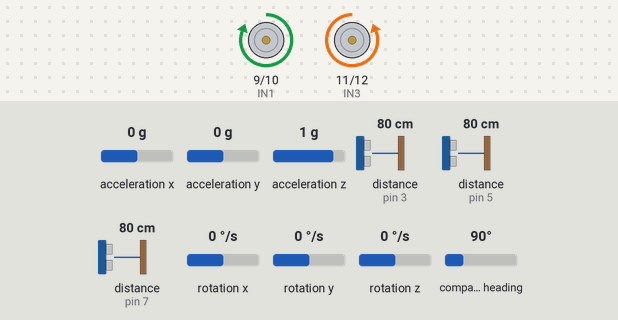
This sketch was run on a simulated Arduino Uno, built with avr-gcc and run on an emulated ATmega328P. Shown: motor-driver pin pairs drawn as motors (green arrow = first pin HIGH = forward, orange = second pin HIGH = backward, longer = more drive, scaled by the enable pin). Inputs (shaded band) come from the test bench; at power-on: distance to the obstacle (sensors on pin 3, pin 5, pin 7) 80 cm, compass heading 90°, acceleration x 0 g, acceleration y 0 g, acceleration z 1 g, rotation x 0 °/s, rotation y 0 °/s, rotation z 0 °/s. The echo pulse lasts 58.3 µs per cm.

Above: at 1.2 s.
1.3 s: distance to the obstacle (sensor on pin 3) set to 32 cm
2.8 s: distance to the obstacle (sensor on pin 3) set to 28 cm
At 4.0 s:
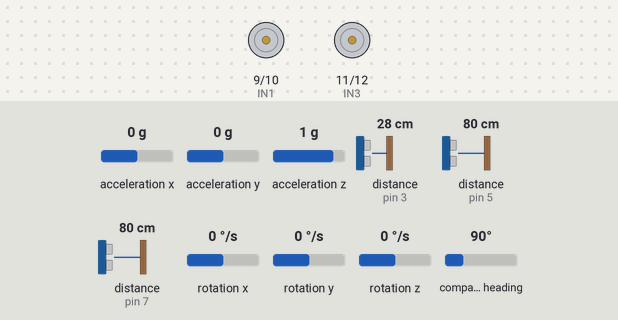
4.3 s: distance to the obstacle (sensor on pin 3) set to 35 cm
At 5.9 s:
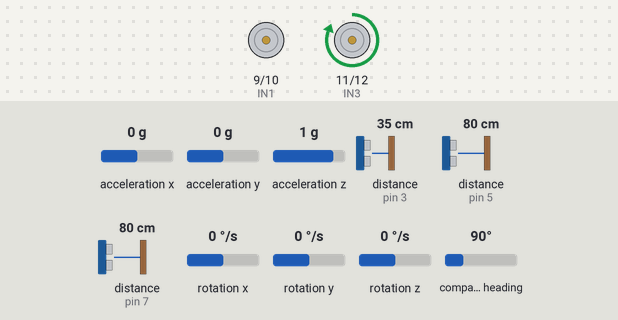
6.4 s: compass heading set to 40°
7.9 s: compass heading set to 32°
9.4 s: compass heading set to 269°
At 10.7 s:
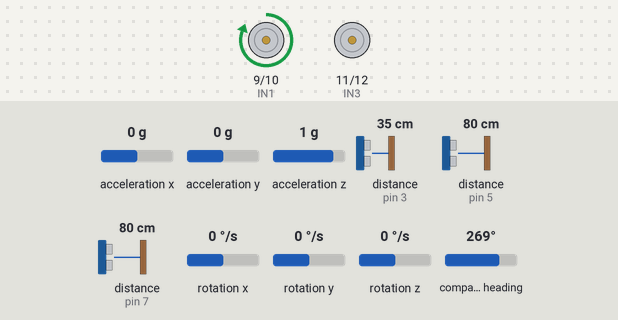
Timing chart, 0 to 11.9 s (numbered marks = the images above; inputs shaded):
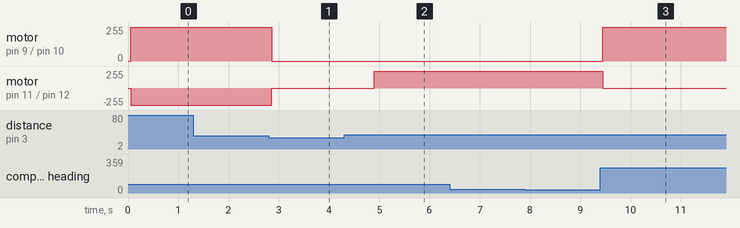

Measured:
- the behaviour switches between 30 and 29 cm on distance to the obstacle (sensor on pin 3) (found by bisection; images 0 and 1)
- after the input at 1.3 s, every drawn part: stays the same
- after the input at 2.8 s, motor on pin 9 (IN1) / pin 10 (IN2): forward 255/255 → stopped after 0.06 s; motor on pin 11 (IN3) / pin 12 (IN4): backward 255/255 → stopped after 0.06 s
- after the input at 4.3 s, motor on pin 11 (IN3) / pin 12 (IN4): stopped → forward 255/255 after 0.60 s
- after the input at 6.4 s, every drawn part: stays the same
- after the input at 9.4 s, motor on pin 9 (IN1) / pin 10 (IN2): stopped → forward 255/255 at once; motor on pin 11 (IN3) / pin 12 (IN4): forward 255/255 → stopped at once

The sketch:

maze_imu3.ino
```cpp
//pid/////

double Kp=2, Ki=0.0, Kd= 1;


///driving///
float t_angle[4] ={0,90,180,270};


/////imnu
#include <Wire.h>
#include <LSM303.h>

#define THRESHOLD_ANGLE1 10
#define THRESHOLD_ANGLE2 8

LSM303 compass;

float heading_angle      = 0.0;
float init_heading_angle = 17.0;   // 초기 방향
float target_heading_angle = 90;
float heading_angle_error = 0.0;  // error 값


//////////////////////////sonar//////////////////////////
#include <NewPing.h>

#define SONAR_NUM 3      // Number of sensors.
#define MAX_DISTANCE 300 // Maximum distance (in cm) to ping.
#define WALL_GAP_DISTANCE      400 //mm 단위
#define WALL_GAP_DISTANCE_HALF 240 //mm 단위
#define MOTOR_PWM_OFFSET 10
#define MOTOR_SPEED 150
#define Front 0
#define Left  1
#define Right 2

#define TRIG1 2
#define ECHO1 3

#define TRIG2 4
#define ECHO2 5

#define TRIG3 6
#define ECHO3 7
NewPing sonar[SONAR_NUM] = {   // Sensor object array.
  NewPing(TRIG1, ECHO1, MAX_DISTANCE), // Each sensor's trigger pin, echo pin, and max distance to ping.
  NewPing(TRIG2, ECHO2, MAX_DISTANCE),
  NewPing(TRIG3, ECHO3, MAX_DISTANCE)


};

float front_sonar1  = 0.0;
float left_sonar1   = 0.0;
float right_sonar1  = 0.0;

float front_sonar2  = 0.0;
float left_sonar2   = 0.0;
float right_sonar2  = 0.0;

float front_sonar3  = 0.0;
float left_sonar3   = 0.0;
float right_sonar3  = 0.0;

float front_sonar  = 0.0;
float left_sonar   = 0.0;
float right_sonar  = 0.0;


/////////////////// L298 ////////////////////
#define ENA 8
#define IN1 9
#define IN2 10
#define IN3 11
#define IN4 12
#define ENB 13

/////////////// Maze Status /////////////////////
int maze_status = 0;

void setup()
{
  // put your setup code here, to run once:

  pinMode (ENA, OUTPUT);
  pinMode (IN1, OUTPUT);
  pinMode (IN2, OUTPUT);

  pinMode (IN3, OUTPUT);
  pinMode (IN4, OUTPUT);
  pinMode (ENB, OUTPUT);


  Serial.begin(115200); // 통신속도를 115200으로 정의함

  Wire.begin();  // IMU initiallize
  compass.init();
  compass.enableDefault();

  /*
    Calibration values; the default values of +/-32767 for each axis
    lead to an assumed magnetometer bias of 0. Use the Calibrate example
    program to determine appropriate values for your particular unit.
  */
  compass.m_min = (LSM303::vector<int16_t>) {-32767, -32767, -32767};
  compass.m_max = (LSM303::vector<int16_t>) {+32767, +32767, +32767};


}

  void motor_R_control(int motor_speed_R) // 모터 A의 속도(speed)제어
  {
    if (motor_speed_R >= 0)
    {
      digitalWrite(IN1, HIGH);         //모터의 방향 제어
      digitalWrite(IN2, LOW);
      if(motor_speed_R>=255) motor_speed_R = 255;
      analogWrite(ENA, motor_speed_R); //모터의 속도 제어
    }
    else
    {
      digitalWrite(IN1, LOW);
      digitalWrite(IN2, HIGH);
      if(motor_speed_R<=-255) motor_speed_R = -255;
      analogWrite(ENA, -motor_speed_R);
    }
  }


  void motor_L_control(int motor_speed_L) // 모터 A의 속도(speed)제어
  {
    if (motor_speed_L >= 0)
    {
      digitalWrite(IN3, HIGH);         //모터의 방향 제어
      digitalWrite(IN4, LOW);
      if(motor_speed_L>=255) motor_speed_L = 255;
      analogWrite(ENB, motor_speed_L); //모터의 속도 제어
    }
    else
    {
      digitalWrite(IN3, LOW);
      digitalWrite(IN4, HIGH);
      if(motor_speed_L<=-255) motor_speed_L = -255;
      analogWrite(ENB, -motor_speed_L);
    }
  }


  void check_maze_status(void)
  {
    if ( (left_sonar >= 0) && (left_sonar <= WALL_GAP_DISTANCE_HALF  ) && (right_sonar >= 0) && (right_sonar <= WALL_GAP_DISTANCE_HALF  ) && (front_sonar >= 0) && (front_sonar <= WALL_GAP_DISTANCE_HALF  ))

    {
      maze_status = 4;
      Serial.println("maze_status = 4");
    }
    else if ( (left_sonar >= 0) && (left_sonar <= WALL_GAP_DISTANCE_HALF  ) && (right_sonar >= 0) && (right_sonar <= WALL_GAP_DISTANCE_HALF  ) && (front_sonar >= WALL_GAP_DISTANCE_HALF  ) )
    {
      maze_status = 1;
      Serial.println("maze_status = 1");
    }
    else if ( (left_sonar >= 0) && (left_sonar <= WALL_GAP_DISTANCE_HALF  ) && (front_sonar >= 0) && (front_sonar <= WALL_GAP_DISTANCE_HALF  ) )
    {
      maze_status = 2;
      Serial.println("maze_status = 2");
    }
    else if ( (right_sonar >= 0) && (right_sonar <= WALL_GAP_DISTANCE_HALF  ) && (front_sonar >= 0) && (front_sonar <= WALL_GAP_DISTANCE_HALF  ) )
    {
      maze_status = 3;
      Serial.println("maze_status = 3");
    }
    else
    {
      maze_status = 0;
      Serial.println("maze_status = 0");
    }
  }

  //먼저 left_pwm =0;  right_pwm =100; 으로 해서 왼쪽 오른쪽 방향 찾기
  void wall_collision_avoid(int base_speed)
  {
    float error = 0.0;
    float Kp = 0.26;       //나중에 조정해야 할 것
    int pwm_conrol = 0; // pwm을 0으로 초기화
    int right_pwm = 0;  // 모터속도 0으로 초기화
    int left_pwm = 0;   // 모터속도 0으로 초기화

    error = (right_sonar - left_sonar);
    error = Kp * error;

    if (error >=  40) error =  40;
    if (error <= -40) error = -40;

    right_pwm = base_speed - error;
    left_pwm  = base_speed + error * 1.5 ;

    if (right_pwm <= 0) right_pwm = 0;
    if (left_pwm  <= 0) left_pwm  = 0;

    if (right_pwm >= 255) right_pwm = 255;
    if (left_pwm  >= 255) left_pwm  = 255;
/*
    motor_A_control(HIGH, right_pwm); // 오른쪽 전진
    motor_B_control(HIGH, left_pwm); // 왼쪽 전진
*/
  }

  void imu_rotation(void){

    bool flag =1; //booltyqe은 0,1
    while(flag){

      if(heading_angle_error > THRESHOLD_ANGLE1) // 반시계방향으로 회전
      {
          motor_L_control(-120);
          motor_R_control(150);
      }
      else if((heading_angle_error >=THRESHOLD_ANGLE2) && (heading_angle_error <=THRESHOLD_ANGLE1)) // 정지
      {
        motor_L_control(-110);
        motor_R_control(130);
      }
      else if((heading_angle_error >-THRESHOLD_ANGLE2) && (heading_angle_error <THRESHOLD_ANGLE2)) // 정지
      {
        motor_L_control(0);
        motor_R_control(0);
        flag = 0;
      }
      else if((heading_angle_error >=-THRESHOLD_ANGLE1) && (heading_angle_error <=-THRESHOLD_ANGLE2)) // 정지
      {
        motor_L_control(110);
        motor_R_control(-130);
      }
      else // heading_angle_error <-THRESHOLD_ANGLE // 시계방향으로 회전
      {
        motor_L_control(130);
        motor_R_control(-130);
      }
       Serial.print("Heading Angle Error : ");
   Serial.print(heading_angle_error); //heading_angle error 표시
   Serial.print(" = ");
   Serial.print(target_heading_angle);
   Serial.print(" - ");
   Serial.println(heading_angle); //heading_angle 표시

    }


  }

  void read_sonar_sensor(void){
    float front_sonar1 = sonar[Front].ping_cm() * 10;
    float left_sonar1  = sonar[Left].ping_cm() * 10;
    float right_sonar1 = sonar[Right].ping_cm() * 10;

    float front_sonar2 = sonar[Front].ping_cm() * 10;
    float left_sonar2  = sonar[Left].ping_cm() * 10;
    float right_sonar2 = sonar[Right].ping_cm() * 10;

    float front_sonar3 = sonar[Front].ping_cm() * 10;
    float left_sonar3  = sonar[Left].ping_cm() * 10;
    float right_sonar3 = sonar[Right].ping_cm() * 10;

    front_sonar = (front_sonar1 + front_sonar2 + front_sonar3) / 3;
    left_sonar  = (left_sonar1 + left_sonar2 + left_sonar3) / 3;
    right_sonar = (right_sonar1 + right_sonar2 + right_sonar3) / 3;

    if (front_sonar == 0.0) front_sonar = MAX_DISTANCE * 10; // 0.0 출력이 최댓값이므로
    if (left_sonar  == 0.0) left_sonar = MAX_DISTANCE * 10;
    if (right_sonar == 0.0) right_sonar = MAX_DISTANCE * 10;
    }


    void read_imu_sensor(void){
      compass.read();
    float heading1 = compass.heading();
    compass.read();
    float heading2 = compass.heading();
    heading_angle = (heading1 + heading2)/2;
    heading_angle = 360 - heading_angle;

    heading_angle_error = target_heading_angle - heading_angle;


    if(heading_angle_error > 180)
        {
          heading_angle_error = heading_angle_error - 360;
        }
    else if(heading_angle_error < -180)
        {
          heading_angle_error = heading_angle_error + 360;
        }
    else
        {

        }


      }

void run_heading_angle(void){
  bool flag = 1;
  double Output;
 while(flag){


  read_sonar_sensor();
  read_imu_sensor();

      /*if(heading_angle_error>30)       Output =40
      else if (heading_angle_error <-30) Output =40
      else Output = Kp * heading_angle_error;
      */

      Output = Kp * heading_angle_error;

      motor_R_control(150 - Output);
      motor_L_control(150 + Output);

      if(front_sonar < 299) {
        flag =0;
      motor_R_control(0); motor_L_control(0);
      }

    }


  }

  void loop(){
    // put your main code here, to run repeatedly:


 target_heading_angle = 130;
 run_heading_angle();
 delay(2000);
 target_heading_angle = 130 - 90;
 run_heading_angle();
 delay(2000);
 run_heading_angle();


/*

    check_maze_status();

    target_heading_angle = 130;
    imu_rotation();

    delay (2000);


    target_heading_angle = 90;
    imu_rotation();

    delay (2000);
*/

    Serial.print("L:"); Serial.print(left_sonar); Serial.print(" ");
    Serial.print("F:"); Serial.print(front_sonar); Serial.print(" ");
    Serial.print("R:"); Serial.println(right_sonar);
    Serial.print("Heading Angle Error : ");
   Serial.print(heading_angle_error); //heading_angle error 표시
   Serial.print(" = ");
   Serial.print(target_heading_angle);
   Serial.print(" - ");
   Serial.println(heading_angle); //heading_angle 표시
  }

  /*
     if(maze_status == 4) // 왼 가 오
    {
      Serial.println("Rotate CCW");
      motor_A_control(HIGH,130); // 오른쪽 전진
      motor_B_control(LOW,130); // 오른쪽 후진
      delay(930);
    }
    else if( maze_status == 1) // 왼 오
    {
      Serial.println("run straight");
      wall_collision_avoid(70);
    }

     else if( maze_status == 2) //왼 가
    {
      Serial.println("Rotate CCW");
      motor_A_control(LOW,100);
      motor_B_control(HIGH,100);
      delay(560);

    }
     else if ( maze_status == 3) //가 오
    {
      Serial.println("Rotate CCW");
      motor_A_control(HIGH,100);
      motor_B_control(LOW,100);
      delay(540);
    }
     else
    {
      Serial.println("Go straight");
      motor_A_control(HIGH, 70);
      motor_B_control(HIGH, 70);
    }
*/
```
